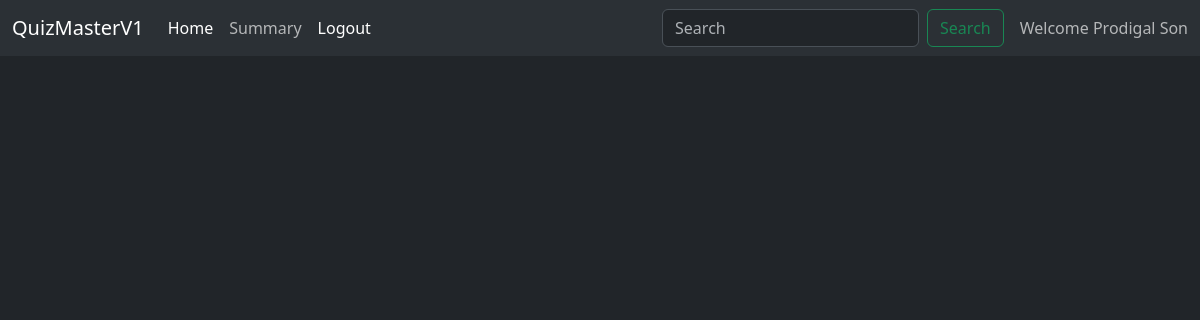
Before: /qdisplay/9 (signed in) with the older database file.
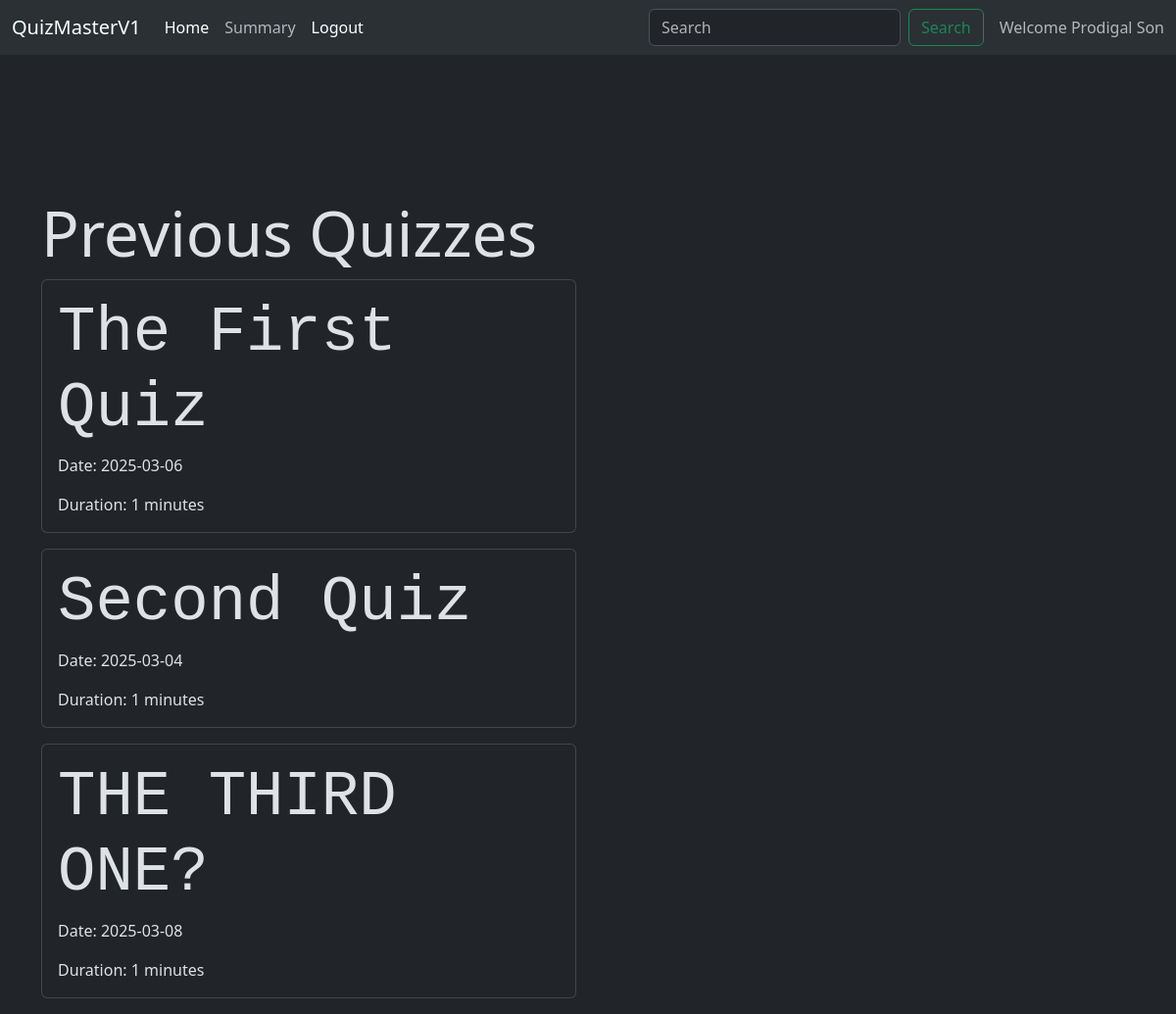
After: the same page with the newer database file.
### models/models.py (models this page shows)
class Quiz(db.Model):
    id=db.Column(db.Integer, primary_key=True)
    date=db.Column(db.Date, nullable=False)
    time_duration=db.Column(db.Integer,nullable=False)
    remarks=db.Column(db.Text)
    c_id=db.Column(db.Integer,db.ForeignKey('chapter.id',ondelete="CASCADE"))
    quest = db.relationship("Questions", backref="quiz", lazy=True)

### controllers/controllers.py (the view, shortened to what this page needs)
@app.route("/qdisplay/<int:c_id>",methods=["GET","POST"])
def qdisplay(c_id):
    quizzes = Quiz.query.filter_by(c_id=c_id, date=today).all()
    quizprev=Quiz.query.filter(Quiz.c_id == c_id, Quiz.date < today).all()
    quizupcoming=Quiz.query.filter(Quiz.c_id == c_id, Quiz.date > today).all()
    return render_template("quizzdash.html",quizzes=quizzes,c_id=c_id,quizprev=quizprev,quizupcoming=quizupcoming)

### templates/quizzdash.html (shortened to what this page needs)
{% extends 'base.html' %}
{% block content %}
<br><br>
<div class="container">
    <div class="row">
        <div class="col-md-6">
            <br>
            <br>
            <br>
            <br>
            {%if quizprev%}
            <h1 class="display-3">Previous Quizzes</h1>
            {% for quiz in quizprev %}
            <div class="card mb-3">
                <div class="card-body">
                    <h1 class="card-title display-3 font-monospace">{{ quiz.remarks }}</h1>
                    <p class="card-text">Date: {{ quiz.date }}</p>
                    <p class="card-text">Duration: {{ quiz.time_duration }} minutes</p>
                </div>
            </div>
            {% endfor %}
            {%endif%}
        </div>
    </div>
</div>
{% endblock %}

Changed rows visible on the page:
added Quiz: remarks "The First Quiz", date "2025-03-06", time_duration "1"
added Quiz: remarks "Second Quiz", date "2025-03-04", time_duration "1"
added Quiz: remarks "THE THIRD ONE?", date "2025-03-08", time_duration "1"
Other visible differences:
text now shown: "Previous Quizzes"
